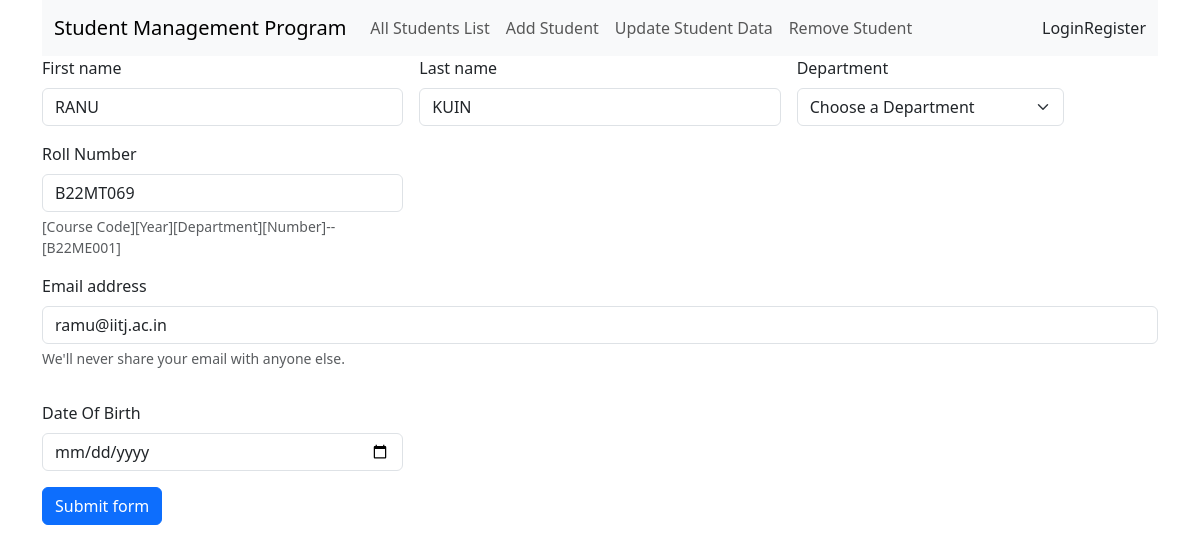
Screenshot of /students/update_by_roll_number/B22MT069 with the database file from the repository.
### students/models.py (models this page shows)
class students(models.Model):
    first_name = models.CharField(max_length = 20)
    last_name = models.CharField(max_length = 20)
    department = models.CharField(max_length = 50)
    email = models.EmailField()
    roll_number = models.CharField(max_length = 10)
    date_of_birth = models.DateField()

### students/views.py (the view, shortened to what this page needs)
# urls.py: path('update_by_roll_number/<str:roll_number>', views.update_by_roll_number, name = 'update_by_roll_number'),
def update_by_roll_number(request, roll_number):
    student_to_update = students.objects.get(roll_number = roll_number)
    return render(request, 'update_by_roll.html', {'student' : student_to_update})

### templates/update_by_roll.html (shortened to what this page needs)
<!doctype html>
<html lang="en">
  <head>
    <link href="https://cdn.jsdelivr.net/npm/bootstrap@5.3.2/dist/css/bootstrap.min.css" rel="stylesheet">
  </head>
  <body>
    <div class="container">
        {% include 'header.html' %}
        <form class="row g-3 needs-validation" method="post" action="{% url 'update_by_roll_number' roll_number=student.roll_number %}" novalidate>
            <div class="col-md-4">
              <label for="validationCustom01" class="form-label">First name</label>
              <input type="text" class="form-control" id="validationCustom01" name="first_name" value="{{student.first_name}}" required>
            </div>
            <div class="col-md-4">
              <label for="validationCustom02" class="form-label">Last name</label>
              <input type="text" class="form-control" id="validationCustom02" name="last_name" value="{{student.last_name}}"  required>
            </div>
            <div class="col-md-3">
                <label for="validationDefault04" class="form-label">Department</label>
                <select class="form-select" id="validationDefault04" name="department" required>
                    <option selected disabled value="">Choose a Department</option>
                </select>
            </div>
            <div class="col-md-4">
                <label for="validationCustom02" class="form-label">Roll Number</label>
                <input type="text" class="form-control" id="validationCustom02" name="roll_number" value="{{student.roll_number}}" required>
                <div id="emailHelp" class="form-text">[Course Code][Year][Department][Number]--[B22ME001]</div>
            </div>
            <div class="mb-3">
                <label for="exampleInputEmail1" class="form-label">Email address</label>
                <input type="email" class="form-control" id="exampleInputEmail1" aria-describedby="emailHelp" name="email" value="{{student.email}}">
                <div id="emailHelp" class="form-text">We'll never share your email with anyone else.</div>
            </div>
            <div class="col-md-4">
                <label for="validationCustom01" class="form-label">Date Of Birth</label>
                <input type="date" class="form-control" id="validationCustom01" name="date_of_birth" required>
              </div>
            <div class="col-12">
              <button class="btn btn-primary" type="submit">Submit form</button>
            </div>
          </form>
    </div>
  </body>
</html>

### rows the page displays
students: first_name "RANU", last_name "KUIN", roll_number "B22MT069", email "ramu@iitj.ac.in"
